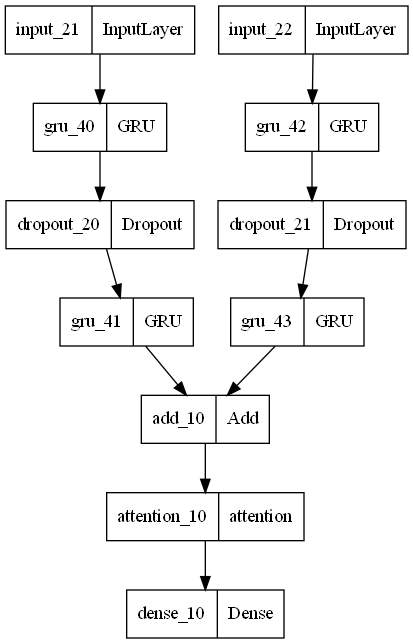

This figure's Python source:
# -*- coding: utf-8 -*-
"""
Created on Fri Jul 15 13:47:55 2022

@author: lenovo
"""

import os
import math
import numpy as np
import datetime as dt
import keras
from numpy import newaxis
from utils import Timer
from keras.layers import Dense, Activation, Dropout, LSTM, GRU, Input
from keras.models import Sequential, load_model
import tensorflow as tf
import keras
from keras.callbacks import EarlyStopping, ModelCheckpoint
# from attention import Attention
import matplotlib.pyplot as plt
from attention import attention

class Model():
    """A class for an building and inferencing an lstm model"""

    def __init__(self):
        self.model = Sequential()

    def load_model(self, filepath):
        print('[Model] Loading model from file %s' % filepath)
        self.model = load_model(filepath, custom_objects={'attention': attention})

    def build_model(self, configs):
        timer = Timer()
        timer.start()

        for layer in configs['model']['layers']:
            neurons = layer['neurons'] if 'neurons' in layer else None
            dropout_rate = layer['rate'] if 'rate' in layer else None
            activation = layer['activation'] if 'activation' in layer else None
            return_seq = layer['return_seq'] if 'return_seq' in layer else None
            input_timesteps = layer['input_timesteps'] if 'input_timesteps' in layer else None
            input_dim = layer['input_dim'] if 'input_dim' in layer else None

            if layer['type'] == 'dense':
                self.model.add(Dense(neurons, activation=activation))
            if layer['type'] == 'lstm':
                self.model.add(LSTM(neurons, input_shape=(input_timesteps, input_dim), return_sequences=return_seq))
            if layer['type'] == 'dropout':
                self.model.add(Dropout(dropout_rate))
            if layer['type'] == 'gru':
                self.model.add(GRU(neurons, input_shape=(input_timesteps, input_dim), return_sequences=return_seq))
            # if layer['type'] == 'attention':
            #     self.model.add(Attention(units=neurons))
        
        self.model.compile(loss=configs['model']['loss'], optimizer=configs['model']['optimizer'])
        
        print('[Model] Model Compiled')
        keras.utils.plot_model(self.model, show_shapes=True)
        timer.stop()
        
    def build_model_improve(self,configs):
        timer = Timer()
        timer.start()
        l = len(configs['data']['filepath']) + 2
        
        # input1 = Input(shape=(12,3))
        # gru1 = GRU(100, return_sequences=True)(input1)
        # dropout1 = Dropout(0.2)(gru1)
        # gru2 = GRU(100, return_sequences=True)(dropout1)
        # gru3 = GRU(100, return_sequences=True)(gru2)
        
        # input2 = Input(shape=(12,3))
        # gru4 = GRU(100, return_sequences=True)(input2)
        # dropout2 = Dropout(0.2)(gru4)
        # gru5 = GRU(100, return_sequences=True)(dropout2)
        # gru6 = GRU(100, return_sequences=True)(gru5)

        input1 = Input(shape=(12,l))
        gru1 = GRU(100, return_sequences=True)(input1)
        dropout1 = Dropout(0.2)(gru1)
        gru3 = GRU(100, return_sequences=True)(dropout1)
        
        input2 = Input(shape=(12,l))
        gru4 = GRU(100, return_sequences=True)(input2)
        dropout2 = Dropout(0.2)(gru4)
        gru6 = GRU(100, return_sequences=True)(dropout2)

        added = keras.layers.add([gru3, gru6])
        att = attention()(added)
        out = Dense(1, activation="linear")(att)
        
        self.model = keras.models.Model(inputs=[input1, input2], outputs=out)
        
        self.model.compile(loss=configs['model']['loss'], optimizer=configs['model']['optimizer'])
        
        print('[Model] Model Compiled')
        timer.stop()
        
    def build_model_improve_mul(self,configs,comp=True):
        timer = Timer()
        timer.start()
        l = len(configs['data']['filepath']) + 2
        
        input1 = Input(shape=(24,l))
        gru1 = GRU(100, return_sequences=True)(input1)
        dropout1 = Dropout(0.2)(gru1)
        gru3 = GRU(100, return_sequences=True)(dropout1)
        
        input2 = Input(shape=(24,l))
        gru4 = GRU(100, return_sequences=True)(input2)
        dropout2 = Dropout(0.2)(gru4)
        gru6 = GRU(100, return_sequences=True)(dropout2)

        added = keras.layers.add([gru3, gru6])
        att = attention()(added)
        out = Dense(12, activation="linear")(att)
        
        self.model = keras.models.Model(inputs=[input1, input2], outputs=out)
        
        if comp:
            self.model.compile(loss=configs['model']['loss'], optimizer=configs['model']['optimizer'])
            print('[Model] Model Compiled')
       
        timer.stop()
        
    def train(self, x, y, file_num, inputstp, epochs, batch_size, save_dir):
        timer = Timer()
        timer.start()
        print('[Model] Training Started')
        print('[Model] %s epochs, %s batch size' % (epochs, batch_size))
        
        save_fname = os.path.join(save_dir,'f%s-i%s-%s.h5' % (str(file_num),str(inputstp),dt.datetime.now().strftime('%d%m%Y-%H%M%S')))
        callbacks = [
            EarlyStopping(monitor='val_loss', patience=2),
            ModelCheckpoint(filepath=save_fname, monitor='val_loss', save_best_only=True)
        ]
        
        # log_dir="./logs/fit/" + dt.datetime.now().strftime("%Y%m%d-%H%M%S")
        # tensorboard_callback = tf.keras.callbacks.TensorBoard(log_dir=log_dir, histogram_freq=1)
        # cmd tensorboard --logdir file_name
        
        a = np.linspace(0.1, 1, 24)
        b = np.vstack((a for i in range(1748)))
        history = self.model.fit(
            x,
            y,
            epochs=epochs,
            batch_size=batch_size,
            validation_split=0.2
            # sample_weight=b,
            # callbacks=callbacks
            # callbacks=[tensorboard_callback]
        )
        self.model.save(save_fname)

        print('[Model] Training Completed. Model saved as %s' % save_fname)
        timer.stop()
        return history

    def train_generator(self, data_gen, epochs, batch_size, steps_per_epoch, save_dir):
        timer = Timer()
        timer.start()
        print('[Model] Training Started')
        print('[Model] %s epochs, %s batch size, %s batches per epoch' % (epochs, batch_size, steps_per_epoch))
        
        save_fname = os.path.join(save_dir, '%s-e%s.h5' % (dt.datetime.now().strftime('%d%m%Y-%H%M%S'), str(epochs)))
        callbacks = [
            ModelCheckpoint(filepath=save_fname, monitor='loss', save_best_only=True)
        ]
        history = self.model.fit_generator(
            data_gen,
            steps_per_epoch=steps_per_epoch,
            epochs=epochs,
            callbacks=callbacks,
            workers=1
        )
        
        print('[Model] Training Completed. Model saved as %s' % save_fname)
        # timer.stop()
        # plt.plot(history.history['accuracy'])
        # plt.plot(history.history['val_accuracy'])
        # plt.plot(history.history['loss'])
        # plt.plot(history.history['val_loss'])
        # plt.title('模型准确率/损失')
        # plt.xlabel('Epoch')
        # plt.legend(['Train_acc', 'Val_acc', 'Train_loss', 'Val_loss'])
        # plt.show()
        return history


    def predict_point_by_point(self, data):
        #Predict each timestep given the last sequence of true data, in effect only predicting 1 step ahead each time
        print('[Model] Predicting Point-by-Point...')
        predicted = self.model.predict(data)
        predicted = np.reshape(predicted, (predicted.size,))
        return predicted
    
    def predict_sequence(self, data):
        print('[Model] Predicting Sequence...')
        predicted = self.model.predict(data)
        return predicted

    def predict_sequences_multiple(self, data, window_size, prediction_len):
        #Predict sequence of 50 steps before shifting prediction run forward by 50 steps
        print('[Model] Predicting Sequences Multiple...')
        prediction_seqs = []
        for i in range(int(len(data)/prediction_len)):
            curr_frame = data[i*prediction_len]
            predicted = []
            for j in range(prediction_len):
                predicted.append(self.model.predict(curr_frame[newaxis,:,:])[0,0])
                curr_frame = curr_frame[1:]
                curr_frame = np.insert(curr_frame, [window_size-2], predicted[-1], axis=0)
            prediction_seqs.append(predicted)
        return prediction_seqs

    def predict_sequence_full(self, data, window_size):
        #Shift the window by 1 new prediction each time, re-run predictions on new window
        print('[Model] Predicting Sequences Full...')
        curr_frame = data[0]
        predicted = []
        for i in range(len(data)):
            predicted.append(self.model.predict(curr_frame[newaxis,:,:])[0,0])
            curr_frame = curr_frame[1:]
            curr_frame = np.insert(curr_frame, [window_size-2], predicted[-1], axis=0)
        return predicted
